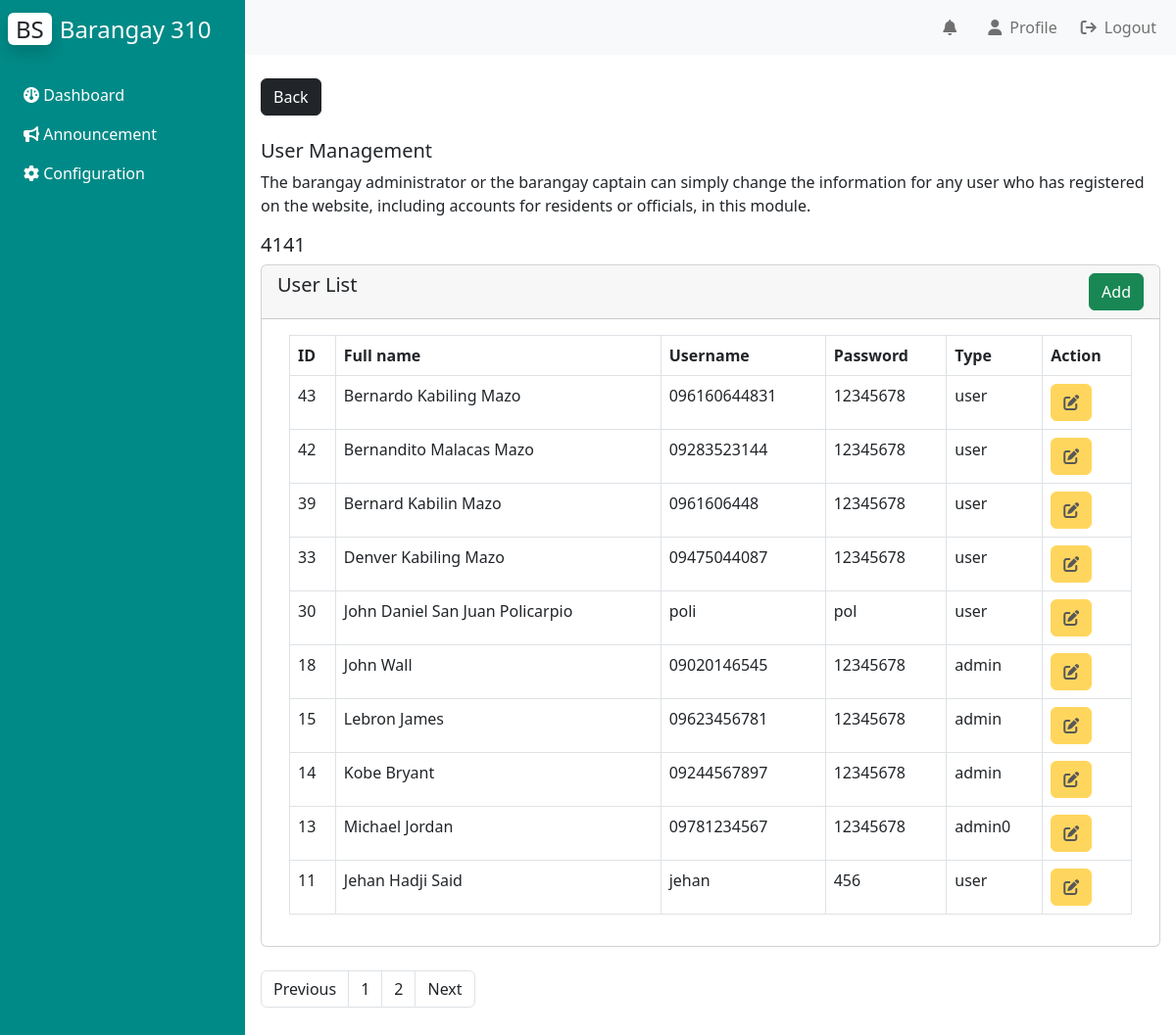
The page /Admin/user_management/user_management.php (signed in) on the database its author committed.
### tables this page shows
CREATE TABLE `bgy_info` (
  `id` int(10) NOT NULL AUTO_INCREMENT,
  `color_theme` varchar(10) NOT NULL,
  `logo_url` text NOT NULL,
  `bgy_name` text NOT NULL,
  `vision` text DEFAULT NULL,
  `mission` text DEFAULT NULL,
  `city` varchar(50) DEFAULT NULL,
  `background_url` varchar(100) DEFAULT NULL,
  PRIMARY KEY (`id`)
);

CREATE TABLE `tbluser` (
  `id` int(11) NOT NULL AUTO_INCREMENT,
  `username` varchar(20) NOT NULL,
  `password` varchar(20) NOT NULL,
  `type` varchar(10) NOT NULL,
  `profile` varchar(100) NOT NULL,
  PRIMARY KEY (`id`)
);

CREATE TABLE `resident_table` (
  `id` int(11) NOT NULL AUTO_INCREMENT,
  `user_id` int(11) DEFAULT NULL,
  `fname` varchar(100) NOT NULL,
  `mname` varchar(100) NOT NULL,
  `lname` varchar(100) NOT NULL,
  `suffix` varchar(10) NOT NULL,
  `gender` varchar(10) NOT NULL,
  `birthplace` varchar(100) NOT NULL,
  `civilstatus` varchar(50) NOT NULL,
  `birthday` date NOT NULL,
  `household_ID` int(11) DEFAULT NULL,
  `unitnumber` int(50) NOT NULL,
  `purok` varchar(50) NOT NULL,
  `sitio` varchar(50) NOT NULL,
  `street` varchar(50) NOT NULL,
  `subdivision` varchar(50) NOT NULL,
  `contactnumber` varchar(50) DEFAULT NULL,
  `email` varchar(100) NOT NULL,
  `religion` varchar(100) NOT NULL,
  `occupation` varchar(100) NOT NULL,
  `education` varchar(100) NOT NULL,
  `nationality` varchar(100) NOT NULL,
  `disability` varchar(100) NOT NULL,
  `status` varchar(20) NOT NULL,
  PRIMARY KEY (`id`),
  KEY `test` (`user_id`),
  KEY `HOUSE` (`household_ID`),
  CONSTRAINT `HOUSE` FOREIGN KEY (`household_ID`) REFERENCES `tblhousehold` (`household_id`) ON DELETE SET NULL ON UPDATE SET NULL,
  CONSTRAINT `test` FOREIGN KEY (`user_id`) REFERENCES `tbluser` (`id`) ON DELETE NO ACTION ON UPDATE NO ACTION
);

### phpfiles/bgy_info.php (called while the page is built)
<?php
    include("connection.php");
    $query = "SELECT * FROM bgy_info;";
    $result = $conn -> query($query);
    $row = $result -> fetch_array();
?>

### Admin/user_management/user_management.php (the view, shortened to what this page needs)
<?php
include('../../phpfiles/connection.php');
?>
<!DOCTYPE html>
<html lang="en" dir="ltr">
<head>
    <link rel="stylesheet" href="style.css">
    <link href="https://cdn.jsdelivr.net/npm/bootstrap@5.2.0/dist/css/bootstrap.min.css" rel="stylesheet">
    <link rel="stylesheet" href="https://cdnjs.cloudflare.com/ajax/libs/font-awesome/6.1.2/css/all.min.css"/>
</head>
<body>
    <div class="main_container d-flex">
        <div class="sidebar" id="side_nav" style="background: <?php
        include("../../phpfiles/bgy_info.php");
        echo $row[1];
        ?>">
            <div class="header-box px-2 pt-3 pb-4 d-flex justify-content-between">
                <h1 class=fs-4><span class="bg-white text-dark rounded shadow px-2 me-2">BS</span><span class="text-white">Barangay <?php
                                                                                                                                    include("../../phpfiles/bgy_info.php");
                                                                                                                                    echo $row[3];
                                                                                                                                    ?></span></h1>
            </div>
            <ul class="list-unstyled px-2">
            <li class=""><a href="../dashboard/dashboard.php" class="text-decoration-none px-3 py-2 d-block"><i class="fa-solid fa-gauge"></i>&nbsp;Dashboard</a></li>
            <li class=""><a href="../announcement/announcement.php" class="text-decoration-none px-3 py-2 d-block"><i class="fa-solid fa-bullhorn"></i>&nbsp;Announcement</a></li>
            <li class=""><a href="../configuration/configuration.php" class="text-decoration-none px-3 py-2 d-block"><i class="fa-solid fa-gear"></i>&nbsp;Configuration</a></li>
            </ul>
        </div>
        <div class="content">
            <?php include("../../phpfiles/official_nav.php")?>
            <div class="dashboard-content px-3 py-4">
                <a href="../dashboard/dashboard.php"><button type="button" class="btn btn-dark">Back</button></a>
                <br>
                <br>
                <h2 class="fs-5">User Management</h2>
                <p>The barangay administrator or the barangay captain can simply change the information for any user who has registered on the website,
                    including accounts for residents or officials, in this module.</p>
                <?php
                    if(isset($_GET['page'])){
                        $page = $_GET['page'];
                    } else {
                        $page = $_GET['page'];
                    }
                    $start = ($page-1) * 10;
                    $query = "SELECT U.id, U.username, U.password, S.fname, S.mname, S.lname, S.suffix, U.type FROM tbluser U INNER JOIN resident_table S ON U.id = S.user_id ORDER BY U.id DESC LIMIT $start, 10;";
                    $result = $conn -> query($query);
                    $result1 = $conn -> query("SELECT count(id) as id FROM tbluser;");
                    $uCount = $result1->fetch_assoc();
                    $total = $uCount['id'];
                    $pages = ceil($total / 10);
                    if($page > 1){
                        $previous = $page - 1;
                    } else {
                        $previous = $page;
                    }
                    if($page < $pages){
                        $next = $page + 1;
                    } else {
                        $next = $page;
                    }
                    $query1 = "SELECT * FROM tbluser WHERE id='".$_SESSION['user_id']."';";
                    $result1 = $conn -> query($query1);
                    $row1 = $result1 -> fetch_array();
                    $typeOfUser = $row1['type'];
                ?>
                <h5><?php echo $_SESSION['user_id'] . $row1['id']?></h5>
                <div class="card">
                    <h5 class="card-header">User List<button class="adduser btn btn-success" style="float: right">Add</button></h5>
                    <div class="card-body">
                        <div class="container-fluid">
                            <div class="table-responsive" style="width: 100%;">
                                <table class="table table-bordered">
                                    <thead>
                                        <tr class="align-top">
                                            <th>ID</th>
                                            <th>Full name</th>
                                            <th>Username</th>
                                            <th>Password</th>
                                            <th>Type</th>
                                            <th>Action</th>
                                        </tr>
                                    </thead>
                                    <?php while($row = $result->fetch_assoc()){ ?>
                                    <tr>
                                        <td><?php echo $row["id"]; ?></td>
                                        <td><?php if($row['type'] != 'hadmin'){ echo $row["fname"] . ' ' . $row["mname"] . ' ' . $row["lname"] . ' ' . $row["suffix"]; }
                                            else {
                                                echo 'Healthcare Administrator';
                                            }
                                        ?></td>
                                        <td><?php echo $row["username"]; ?></td>
                                        <td><?php echo $row["password"]; ?></td>
                                        <td><?php echo $row["type"]; ?></td>
                                        <td><div class="btn-group" role="group" aria-label="Basic example">
                                            <button data-id="<?php echo $row['id']; ?>" class="edituser btn btn-warning"
                                            <?php if($typeOfUser != 'admin0'){ echo 'disabled';}?>><i class="fa-solid fa-pen-to-square"></i></button>
                                            </div>
                                        </td>
                                    </tr>
                                    <?php } ?>
                                </table>
                            </div>
                        </div>
                    </div>
                </div><br>
                <nav aria-label="Page navigation example">
                    <ul class="pagination">
                        <li class="page-item"><a class="page-link text-dark" href="user_management.php?page=<?php echo $previous;?>">Previous</a></li>
                        <?php for($i=1; $i<=$pages;$i++)
                        {?>
                            <li class="page-item"><a class="page-link text-dark" href="user_management.php?page=<?php echo $i;?>"><?php echo $i;?></a></li>
                        <?php
                        }?>
                        <li class="page-item"><a class="page-link text-dark" href="user_management.php?page=<?php echo $next;?>">Next</a></li>
                    </ul>
                </nav>
            </div>
        </div>
    </div>
</body>
</html>

### Admin/user_management/style.css (style rules this page uses)
body { background: #eee; }
#side_nav { background: #000; min-width: 250px; max-width: 250px; transition: all 0.3s; }
.content { min-height: 100vh; width: calc(100% - 250px); }
.sidebar li a { color: #fff; }

### rows shown on the page
bgy_info: bgy_name "310"
tbluser: id "41"
resident_table: user "43", fname "Bernardo", mname "Kabiling", lname "Mazo", user.username "096160644831", user.password "12345678", user.type "user"
resident_table: user "42", fname "Bernandito", mname "Malacas", lname "Mazo", user.username "09283523144", user.password "12345678", user.type "user"
resident_table: user "39", fname "Bernard", mname "Kabilin", lname "Mazo", user.username "0961606448", user.password "12345678", user.type "user"
resident_table: user "33", fname "Denver", mname "Kabiling", lname "Mazo", user.username "09475044087", user.password "12345678", user.type "user"
resident_table: user "30", fname "John Daniel", mname "San Juan", lname "Policarpio", user.username "poli", user.password "pol", user.type "user"
resident_table: user "18", fname "John", lname "Wall", user.username "09020146545", user.password "12345678", user.type "admin"
resident_table: user "15", fname "Lebron", lname "James", user.username "09623456781", user.password "12345678", user.type "admin"
resident_table: user "14", fname "Kobe", lname "Bryant", user.username "09244567897", user.password "12345678", user.type "admin"
resident_table: user "13", fname "Michael", lname "Jordan", user.username "09781234567", user.password "12345678", user.type "admin0"
resident_table: user "11", fname "Jehan", lname "Hadji Said", user.username "jehan", user.password "456", user.type "user"

### other values the page prints
$_SESSION['user_id'] "41"
